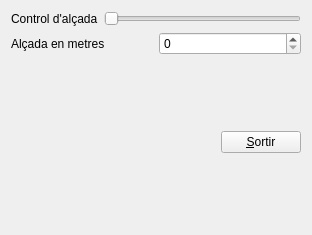
<?xml version="1.0" encoding="UTF-8"?>
<ui version="4.0">
 <class>MyForm</class>
 <widget class="QWidget" name="MyForm">
  <property name="geometry">
   <rect>
    <x>0</x>
    <y>0</y>
    <width>312</width>
    <height>235</height>
   </rect>
  </property>
  <property name="windowTitle">
   <string>Exemple d'us de Qt Designer&quot;.</string>
  </property>
  <layout class="QVBoxLayout" name="verticalLayout">
   <item>
    <layout class="QHBoxLayout" name="horizontalLayout">
     <item>
      <widget class="QLabel" name="label">
       <property name="text">
        <string>Control d'alçada</string>
       </property>
      </widget>
     </item>
     <item>
      <widget class="QSlider" name="horizontalSlider">
       <property name="orientation">
        <enum>Qt::Horizontal</enum>
       </property>
      </widget>
     </item>
    </layout>
   </item>
   <item>
    <layout class="QHBoxLayout" name="horizontalLayout_2">
     <item>
      <widget class="QLabel" name="label_2">
       <property name="text">
        <string>Alçada en metres</string>
       </property>
      </widget>
     </item>
     <item>
      <widget class="QSpinBox" name="spinBox"/>
     </item>
    </layout>
   </item>
   <item>
    <layout class="QHBoxLayout" name="horizontalLayout_3">
     <item>
      <spacer name="horizontalSpacer">
       <property name="orientation">
        <enum>Qt::Horizontal</enum>
       </property>
       <property name="sizeHint" stdset="0">
        <size>
         <width>218</width>
         <height>20</height>
        </size>
       </property>
      </spacer>
     </item>
     <item>
      <spacer name="verticalSpacer">
       <property name="orientation">
        <enum>Qt::Vertical</enum>
       </property>
       <property name="sizeHint" stdset="0">
        <size>
         <width>20</width>
         <height>40</height>
        </size>
       </property>
      </spacer>
     </item>
     <item>
      <widget class="QPushButton" name="pushButton">
       <property name="text">
        <string>&amp;Sortir</string>
       </property>
      </widget>
     </item>
    </layout>
   </item>
  </layout>
 </widget>
 <resources/>
 <connections>
  <connection>
   <sender>horizontalSlider</sender>
   <signal>sliderMoved(int)</signal>
   <receiver>spinBox</receiver>
   <slot>setValue(int)</slot>
   <hints>
    <hint type="sourcelabel">
     <x>239</x>
     <y>50</y>
    </hint>
    <hint type="destinationlabel">
     <x>180</x>
     <y>100</y>
    </hint>
   </hints>
  </connection>
  <connection>
   <sender>spinBox</sender>
   <signal>valueChanged(int)</signal>
   <receiver>horizontalSlider</receiver>
   <slot>setValue(int)</slot>
   <hints>
    <hint type="sourcelabel">
     <x>191</x>
     <y>110</y>
    </hint>
    <hint type="destinationlabel">
     <x>192</x>
     <y>53</y>
    </hint>
   </hints>
  </connection>
 </connections>
</ui>
